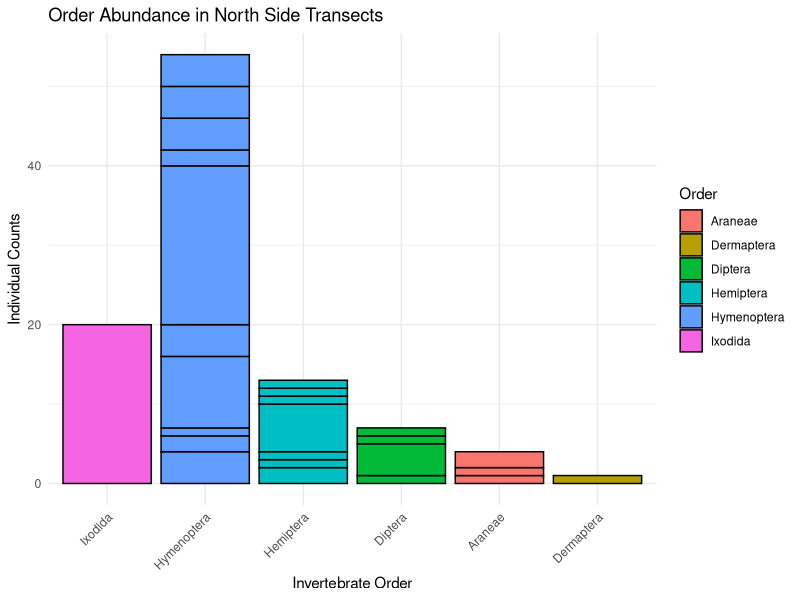

Recreate this plot in R.
library(readxl)
library(ggplot2)

# This reads in our excel spreadsheet from arran
NorthInvert <- read_excel("ArranExcel.xlsx",sheet="North side invert transects")


# I had to get help from stack overflow for reording order and individual counts
ggplot(NorthInvert, aes(x = reorder(order, -individualCount), y = as.numeric(individualCount), fill = order)) +
  geom_bar(stat = "identity", colour = 'black') + # ensures that these values are used directly for the bar heights, instead of counting the occurrences of order.
  labs(title = "Order Abundance in North Side Transects",
       x = "Invertebrate Order",
       y = "Individual Counts",
       fill = "Order"
  ) +
  theme_minimal() +
  theme(
    axis.text.x = element_text(angle = 45, hjust = 1)
  )
